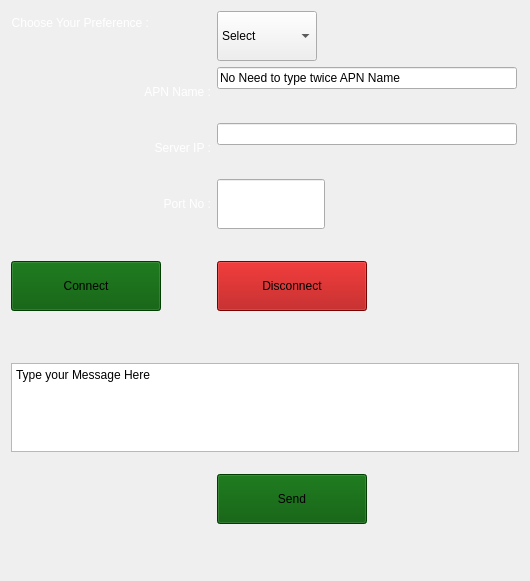
          <widget class="QWidget" name="scrollAreaWidgetContents_2">
           <property name="geometry">
            <rect>
             <x>0</x>
             <y>-280</y>
             <width>530</width>
             <height>581</height>
            </rect>
           </property>
           <layout class="QFormLayout" name="formLayout_4">
            <property name="fieldGrowthPolicy">
             <enum>QFormLayout::AllNonFixedFieldsGrow</enum>
            </property>
            <item row="0" column="0">
             <widget class="QLabel" name="label_3">
              <property name="styleSheet">
               <string notr="true">background-color: rgba(255, 255, 255, 0);
border-color: rgba(255, 255, 255, 0);</string>
              </property>
              <property name="text">
               <string>&lt;html&gt;&lt;head/&gt;&lt;body&gt;&lt;p align=&quot;right&quot;&gt;&lt;span style=&quot; color:#ffffff;&quot;&gt;Choose Your Preference :&lt;/span&gt;&lt;/p&gt;&lt;/body&gt;&lt;/html&gt;</string>
              </property>
             </widget>
            </item>
            <item row="0" column="1">
             <widget class="QComboBox" name="comboBox">
              <property name="sizePolicy">
               <sizepolicy hsizetype="Fixed" vsizetype="Fixed">
                <horstretch>0</horstretch>
                <verstretch>0</verstretch>
               </sizepolicy>
              </property>
              <property name="minimumSize">
               <size>
                <width>100</width>
                <height>50</height>
               </size>
              </property>
              <item>
               <property name="text">
                <string>Select</string>
               </property>
              </item>
              <item>
               <property name="text">
                <string>TCP</string>
               </property>
              </item>
              <item>
               <property name="text">
                <string>UDP</string>
               </property>
              </item>
             </widget>
            </item>
            <item row="1" column="0">
             <widget class="QLabel" name="label_4">
              <property name="sizePolicy">
               <sizepolicy hsizetype="Fixed" vsizetype="Fixed">
                <horstretch>0</horstretch>
                <verstretch>0</verstretch>
               </sizepolicy>
              </property>
              <property name="minimumSize">
               <size>
                <width>200</width>
                <height>50</height>
               </size>
              </property>
              <property name="styleSheet">
               <string notr="true">background-color: rgba(255, 255, 255, 0);
border-color: rgba(255, 255, 255, 0);</string>
              </property>
              <property name="text">
               <string>&lt;html&gt;&lt;head/&gt;&lt;body&gt;&lt;p align=&quot;right&quot;&gt;&lt;span style=&quot; color:#ffffff;&quot;&gt;APN Name :&lt;/span&gt;&lt;/p&gt;&lt;/body&gt;&lt;/html&gt;</string>
              </property>
             </widget>
            </item>
            <item row="1" column="1">
             <widget class="QLineEdit" name="lineEdit_2">
              <property name="sizePolicy">
               <sizepolicy hsizetype="Fixed" vsizetype="Fixed">
                <horstretch>0</horstretch>
                <verstretch>0</verstretch>
               </sizepolicy>
              </property>
              <property name="minimumSize">
               <size>
                <width>300</width>
                <height>0</height>
               </size>
              </property>
              <property name="text">
               <string>No Need to type twice APN Name</string>
              </property>
             </widget>
            </item>
            <item row="2" column="0">
             <widget class="QLabel" name="label_5">
              <property name="sizePolicy">
               <sizepolicy hsizetype="Fixed" vsizetype="Fixed">
                <horstretch>0</horstretch>
                <verstretch>0</verstretch>
               </sizepolicy>
              </property>
              <property name="minimumSize">
               <size>
                <width>200</width>
                <height>50</height>
               </size>
              </property>
              <property name="styleSheet">
               <string notr="true">background-color: rgba(255, 255, 255, 0);
border-color: rgba(255, 255, 255, 0);</string>
              </property>
              <property name="text">
               <string>&lt;html&gt;&lt;head/&gt;&lt;body&gt;&lt;p align=&quot;right&quot;&gt;&lt;span style=&quot; color:#ffffff;&quot;&gt;Server IP :&lt;/span&gt;&lt;/p&gt;&lt;/body&gt;&lt;/html&gt;</string>
              </property>
             </widget>
            </item>
            <item row="2" column="1">
             <widget class="QLineEdit" name="lineEdit_4">
              <property name="sizePolicy">
               <sizepolicy hsizetype="Fixed" vsizetype="Fixed">
                <horstretch>30</horstretch>
                <verstretch>0</verstretch>
               </sizepolicy>
              </property>
              <property name="minimumSize">
               <size>
                <width>300</width>
                <height>0</height>
               </size>
              </property>
             </widget>
            </item>
            <item row="3" column="0">
             <widget class="QLabel" name="label_7">
              <property name="sizePolicy">
               <sizepolicy hsizetype="Fixed" vsizetype="Fixed">
                <horstretch>0</horstretch>
                <verstretch>0</verstretch>
               </sizepolicy>
              </property>
              <property name="minimumSize">
               <size>
                <width>200</width>
                <height>50</height>
               </size>
              </property>
              <property name="styleSheet">
               <string notr="true">background-color: rgba(255, 255, 255, 0);
border-color: rgba(255, 255, 255, 0);</string>
              </property>
              <property name="text">
               <string>&lt;html&gt;&lt;head/&gt;&lt;body&gt;&lt;p align=&quot;right&quot;&gt;&lt;span style=&quot; color:#ffffff;&quot;&gt;Port No :&lt;/span&gt;&lt;/p&gt;&lt;/body&gt;&lt;/html&gt;</string>
              </property>
             </widget>
            </item>
            <item row="3" column="1">
             <widget class="QLineEdit" name="lineEdit_5">
              <property name="sizePolicy">
               <sizepolicy hsizetype="Fixed" vsizetype="Fixed">
                <horstretch>0</horstretch>
                <verstretch>0</verstretch>
               </sizepolicy>
              </property>
              <property name="minimumSize">
               <size>
                <width>0</width>
                <height>50</height>
               </size>
              </property>
             </widget>
            </item>
            <item row="4" column="1">
             <spacer name="verticalSpacer_15">
              <property name="orientation">
               <enum>Qt::Vertical</enum>
              </property>
              <property name="sizeType">
               <enum>QSizePolicy::Fixed</enum>
              </property>
              <property name="sizeHint" stdset="0">
               <size>
                <width>20</width>
                <height>20</height>
               </size>
              </property>
             </spacer>
            </item>
            <item row="5" column="0">
             <widget class="QPushButton" name="pushButton_8">
              <property name="sizePolicy">
               <sizepolicy hsizetype="Fixed" vsizetype="Fixed">
                <horstretch>0</horstretch>
                <verstretch>0</verstretch>
               </sizepolicy>
              </property>
              <property name="minimumSize">
               <size>
                <width>150</width>
                <height>50</height>
               </size>
              </property>
              <property name="styleSheet">
               <string notr="true">background-color: rgb(0, 85, 0);</string>
              </property>
              <property name="text">
               <string>Connect</string>
              </property>
              <property name="icon">
               <iconset resource="background.qrc">
                <normaloff>:/icon/Icons/connect-icon.png</normaloff>:/icon/Icons/connect-icon.png</iconset>
              </property>
              <property name="iconSize">
               <size>
                <width>32</width>
                <height>32</height>
               </size>
              </property>
             </widget>
            </item>
            <item row="5" column="1">
             <widget class="QPushButton" name="pushButton_7">
              <property name="sizePolicy">
               <sizepolicy hsizetype="Fixed" vsizetype="Fixed">
                <horstretch>0</horstretch>
                <verstretch>0</verstretch>
               </sizepolicy>
              </property>
              <property name="minimumSize">
               <size>
                <width>150</width>
                <height>50</height>
               </size>
              </property>
              <property name="styleSheet">
               <string notr="true">background-color: rgb(170, 0, 0);</string>
              </property>
              <property name="text">
               <string>Disconnect</string>
              </property>
              <property name="icon">
               <iconset resource="background.qrc">
                <normaloff>:/icon/Icons/45420.png</normaloff>:/icon/Icons/45420.png</iconset>
              </property>
              <property name="iconSize">
               <size>
                <width>32</width>
                <height>32</height>
               </size>
              </property>
             </widget>
            </item>
            <item row="6" column="0">
             <spacer name="verticalSpacer_13">
              <property name="orientation">
               <enum>Qt::Vertical</enum>
              </property>
              <property name="sizeType">
               <enum>QSizePolicy::Fixed</enum>
              </property>
              <property name="sizeHint" stdset="0">
               <size>
                <width>20</width>
                <height>40</height>
               </size>
              </property>
             </spacer>
            </item>
            <item row="7" column="0" colspan="2">
             <widget class="QPlainTextEdit" name="plainTextEdit_7">
              <property name="plainText">
               <string>Type your Message Here</string>
              </property>
             </widget>
            </item>
            <item row="9" column="1">
             <spacer name="verticalSpacer_18">
              <property name="orientation">
               <enum>Qt::Vertical</enum>
              </property>
              <property name="sizeType">
               <enum>QSizePolicy::Fixed</enum>
              </property>
              <property name="sizeHint" stdset="0">
               <size>
                <width>10</width>
                <height>10</height>
               </size>
              </property>
             </spacer>
            </item>
            <item row="10" column="0">
             <spacer name="verticalSpacer_14">
              <property name="orientation">
               <enum>Qt::Vertical</enum>
              </property>
              <property name="sizeType">
               <enum>QSizePolicy::Fixed</enum>
              </property>
              <property name="sizeHint" stdset="0">
               <size>
                <width>20</width>
                <height>40</height>
               </size>
              </property>
             </spacer>
            </item>
            <item row="10" column="1">
             <widget class="QPushButton" name="pushButton_25">
              <property name="sizePolicy">
               <sizepolicy hsizetype="Fixed" vsizetype="Fixed">
                <horstretch>0</horstretch>
                <verstretch>0</verstretch>
               </sizepolicy>
              </property>
              <property name="minimumSize">
               <size>
                <width>150</width>
                <height>50</height>
               </size>
              </property>
              <property name="styleSheet">
               <string notr="true">background-color: rgb(0, 85, 0);</string>
              </property>
              <property name="text">
               <string>Send</string>
              </property>
              <property name="icon">
               <iconset resource="background.qrc">
                <normaloff>:/icon/Icons/Telegram (1).png</normaloff>:/icon/Icons/Telegram (1).png</iconset>
              </property>
              <property name="iconSize">
               <size>
                <width>32</width>
                <height>32</height>
               </size>
              </property>
             </widget>
            </item>
            <item row="11" column="1">
             <spacer name="verticalSpacer_17">
              <property name="orientation">
               <enum>Qt::Vertical</enum>
              </property>
              <property name="sizeType">
               <enum>QSizePolicy::Fixed</enum>
              </property>
              <property name="sizeHint" stdset="0">
               <size>
                <width>20</width>
                <height>40</height>
               </size>
              </property>
             </spacer>
            </item>
           </layout>
          </widget>
